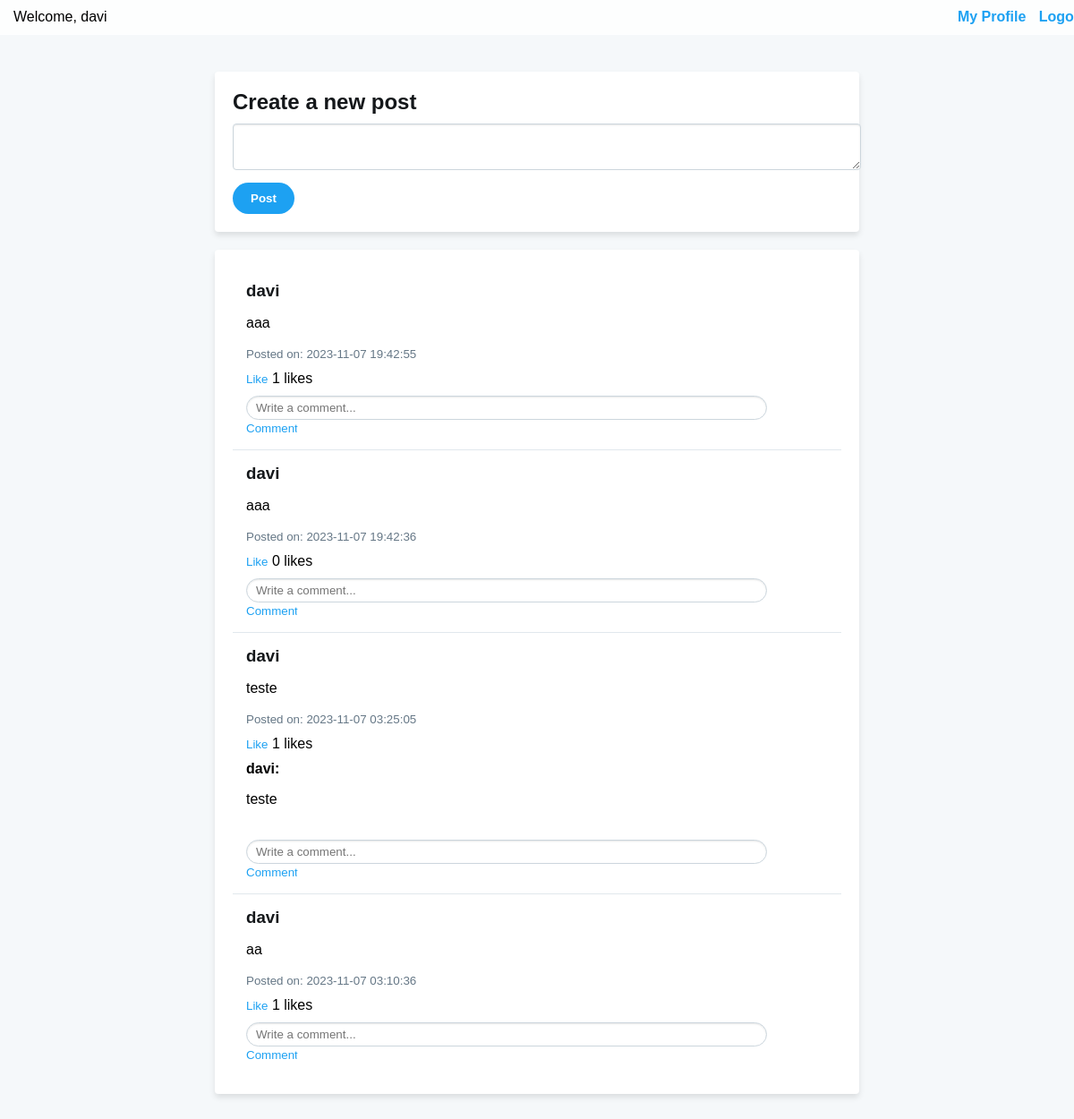
/dashboard.php (signed in), run on the app's committed database.
### tables this page shows
CREATE TABLE posts (id INTEGER PRIMARY KEY AUTOINCREMENT, user_id INTEGER, content TEXT, timestamp DATETIME DEFAULT CURRENT_TIMESTAMP);

CREATE TABLE users (
            id INTEGER PRIMARY KEY AUTOINCREMENT,
            username TEXT UNIQUE,
            password TEXT,
            email TEXT UNIQUE);

CREATE TABLE comments (id INTEGER PRIMARY KEY AUTOINCREMENT, post_id INTEGER, user_id INTEGER, comment TEXT, timestamp DATETIME DEFAULT CURRENT_TIMESTAMP);

### dashboard.php (the view, shortened to what this page needs)
<?php
$db = new SQLite3('social_network.db');
$db->exec("CREATE TABLE IF NOT EXISTS posts (
    id INTEGER PRIMARY KEY AUTOINCREMENT,
    user_id INTEGER,
    content TEXT,
    timestamp DATETIME DEFAULT CURRENT_TIMESTAMP
)");
$db->exec("CREATE TABLE IF NOT EXISTS comments (
    id INTEGER PRIMARY KEY AUTOINCREMENT,
    post_id INTEGER,
    user_id INTEGER,
    comment TEXT,
    timestamp DATETIME DEFAULT CURRENT_TIMESTAMP
)");
$db->exec("CREATE TABLE IF NOT EXISTS likes (
    id INTEGER PRIMARY KEY AUTOINCREMENT,
    post_id INTEGER,
    user_id INTEGER,
    UNIQUE (post_id, user_id)
)");
$postsQuery = $db->query("SELECT posts.*, users.username,
                                 (SELECT COUNT(*) FROM likes WHERE likes.post_id = posts.id) as likes_count
                          FROM posts
                          JOIN users ON posts.user_id = users.id
                          ORDER BY timestamp DESC");
$posts = [];
while ($row = $postsQuery->fetchArray(SQLITE3_ASSOC)) {
    $row['comments'] = [];
    $commentsQuery = $db->prepare("SELECT comments.*, users.username FROM comments JOIN users ON comments.user_id = users.id WHERE post_id = :post_id");
    $commentsQuery->bindValue(':post_id', $row['id'], SQLITE3_INTEGER);
    $commentsResult = $commentsQuery->execute();
    while ($comment = $commentsResult->fetchArray(SQLITE3_ASSOC)) {
        $row['comments'][] = $comment;
    }
    $posts[] = $row;
}
?>
<!DOCTYPE html>
<html lang="en">
<head>
    <link rel="stylesheet" href="redesocial.css">
</head>
<body>
    <div class="header">
        <div>Welcome, <?php echo htmlspecialchars($_SESSION['username']); ?></div>
        <div>
            <a href="profile.php">My Profile</a>
            <a href="logout.php">Logout</a>
        </div>
    </div>
    <div class="container body-content">
        <div class="post-form">
            <h2>Create a new post</h2>
            <form method="post" action="dashboard.php">
                <textarea name="content" required></textarea>
                <input type="submit" name="new_post" value="Post">
            </form>
        </div>
        <div class="posts">
            <?php foreach ($posts as $post): ?>
                <div class="post">
                    <h3><?php echo htmlspecialchars($post['username']); ?></h3>
                    <p><?php echo htmlspecialchars($post['content']); ?></p>
                    <small>Posted on: <?php echo $post['timestamp']; ?></small>
                    <form method="post" action="dashboard.php">
                        <input type="submit" name="like_post" value="Like">
                        <span><?php echo $post['likes_count']; ?> likes</span>
                    </form>
                    <div class="comments">
                        <?php foreach ($post['comments'] as $comment): ?>
                            <div class="comment">
                                <strong><?php echo htmlspecialchars($comment['username']); ?>:</strong>
                                <p><?php echo htmlspecialchars($comment['comment']); ?></p>
                            </div>
                        <?php endforeach; ?>
                        <form method="post" action="dashboard.php" class="comment-form">
                            <input type="text" name="comment" placeholder="Write a comment..." required>
                            <input type="submit" name="new_comment" value="Comment">
                        </form>
                    </div>
                </div>
            <?php endforeach; ?>
        </div>
    </div>
</body>
</html>

### redesocial.css (style rules this page uses)
body, html { font-family: 'Arial', sans-serif; margin: 0; padding: 0; background-color: #f5f8fa; }
.header { position: fixed; top: 0; width: 100%; background: rgba(255, 255, 255, 0.8); backdrop-filter: blur(10px); -webkit-backdrop-filter: blur(10px); border-bottom: 1px solid rgba(255, 255, 255, 0.3); padding: 10px 15px; display: flex; justify-content: space-between; align-items: center; z-index: 10; }
.header div a { text-decoration: none; margin-left: 10px; color: #1da1f2; font-weight: bold; }
.container { width: 60%; margin: 80px auto 20px; padding-bottom: 20px; }
.post-form, .posts { background-color: #fff; box-shadow: 0 4px 6px rgba(0, 0, 0, 0.1); border-radius: 4px; padding: 20px; margin-bottom: 20px; }
.post-form h2, .post h3 { margin: 0; color: #14171a; }
.post-form textarea { width: 100%; margin-top: 10px; border: 1px solid #ccd6dd; border-radius: 4px; padding: 10px; resize: vertical; box-shadow: inset 0 1px 2px rgba(0, 0, 0, 0.1); }
.post-form input[type="submit"] { background-color: #1da1f2; border: none; border-radius: 20px; padding: 10px 20px; color: #fff; font-weight: bold; margin-top: 10px; cursor: pointer; transition: background-color 0.3s ease; }
.posts .post { padding: 15px; border-bottom: 1px solid #e1e8ed; }
.posts .post:last-child { border-bottom: none; }
.post small { color: #657786; }
.post form { margin-top: 10px; }
.post form input[type="submit"] { background-color: transparent; color: #1da1f2; border: none; padding: 0; cursor: pointer; }
.comments .comment { padding: 10px 0; border-top: 1px solid #e1e8ed; }
.comments .comment:first-child { border-top: none; }
.comment-form input[type="text"] { border: 1px solid #ccd6dd; border-radius: 16px; padding: 5px 10px; width: calc(100% - 90px); margin-right: 10px; box-shadow: inset 0 1px 2px rgba(0, 0, 0, 0.1); }
.comment-form input[type="submit"] { background-color: #1da1f2; border: none; border-radius: 16px; color: white; padding: 5px 15px; cursor: pointer; }

### data on the page
posts: user.username "davi", content "aaa", timestamp "2023-11-07 19:42:55", likes_count "1"
posts: user.username "davi", content "aaa", timestamp "2023-11-07 19:42:36", likes_count "0"
posts: user.username "davi", content "teste", timestamp "2023-11-07 03:25:05", likes_count "1"
comments: user.username "davi", comment "teste"
posts: user.username "davi", content "aa", timestamp "2023-11-07 03:10:36", likes_count "1"

### other printed values
$_SESSION['username'] "davi"
